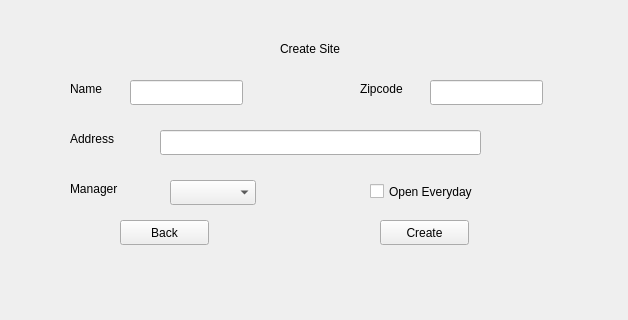
<?xml version="1.0" encoding="UTF-8"?>
<ui version="4.0">
 <class>Form</class>
 <widget class="QWidget" name="Form">
  <property name="geometry">
   <rect>
    <x>0</x>
    <y>0</y>
    <width>628</width>
    <height>320</height>
   </rect>
  </property>
  <property name="windowTitle">
   <string>Form</string>
  </property>
  <widget class="QLabel" name="label_2">
   <property name="geometry">
    <rect>
     <x>70</x>
     <y>80</y>
     <width>67</width>
     <height>17</height>
    </rect>
   </property>
   <property name="text">
    <string>Name</string>
   </property>
  </widget>
  <widget class="QLabel" name="label">
   <property name="geometry">
    <rect>
     <x>280</x>
     <y>40</y>
     <width>91</width>
     <height>17</height>
    </rect>
   </property>
   <property name="text">
    <string>Create Site</string>
   </property>
  </widget>
  <widget class="QLineEdit" name="lineEdit">
   <property name="geometry">
    <rect>
     <x>130</x>
     <y>80</y>
     <width>113</width>
     <height>25</height>
    </rect>
   </property>
  </widget>
  <widget class="QLineEdit" name="lineEdit_2">
   <property name="geometry">
    <rect>
     <x>430</x>
     <y>80</y>
     <width>113</width>
     <height>25</height>
    </rect>
   </property>
  </widget>
  <widget class="QLabel" name="label_3">
   <property name="geometry">
    <rect>
     <x>360</x>
     <y>80</y>
     <width>67</width>
     <height>17</height>
    </rect>
   </property>
   <property name="text">
    <string>Zipcode</string>
   </property>
  </widget>
  <widget class="QLabel" name="label_5">
   <property name="geometry">
    <rect>
     <x>70</x>
     <y>180</y>
     <width>67</width>
     <height>17</height>
    </rect>
   </property>
   <property name="text">
    <string>Manager</string>
   </property>
  </widget>
  <widget class="QComboBox" name="comboBox">
   <property name="geometry">
    <rect>
     <x>170</x>
     <y>180</y>
     <width>86</width>
     <height>25</height>
    </rect>
   </property>
  </widget>
  <widget class="QLineEdit" name="lineEdit_3">
   <property name="geometry">
    <rect>
     <x>160</x>
     <y>130</y>
     <width>321</width>
     <height>25</height>
    </rect>
   </property>
  </widget>
  <widget class="QCheckBox" name="checkBox">
   <property name="geometry">
    <rect>
     <x>370</x>
     <y>180</y>
     <width>131</width>
     <height>23</height>
    </rect>
   </property>
   <property name="text">
    <string>Open Everyday</string>
   </property>
  </widget>
  <widget class="QPushButton" name="pushButton">
   <property name="geometry">
    <rect>
     <x>120</x>
     <y>220</y>
     <width>89</width>
     <height>25</height>
    </rect>
   </property>
   <property name="text">
    <string>Back</string>
   </property>
  </widget>
  <widget class="QPushButton" name="pushButton_2">
   <property name="geometry">
    <rect>
     <x>380</x>
     <y>220</y>
     <width>89</width>
     <height>25</height>
    </rect>
   </property>
   <property name="text">
    <string>Create</string>
   </property>
  </widget>
  <widget class="QLabel" name="label_4">
   <property name="geometry">
    <rect>
     <x>70</x>
     <y>130</y>
     <width>67</width>
     <height>17</height>
    </rect>
   </property>
   <property name="text">
    <string>Address</string>
   </property>
  </widget>
 </widget>
 <resources/>
 <connections/>
</ui>
